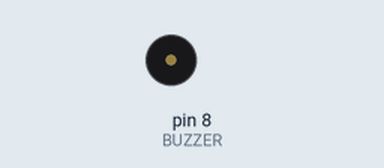
Simulated run of this sketch. Board: Arduino Uno, built with avr-gcc and run on an emulated ATmega328P. Shown: buzzer (waves = sounding).

Above: at 0.15 s.
At 11.0 s:
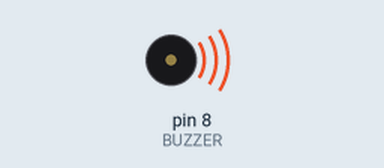
Timing chart, 0 to 12.9 s (numbered marks = the images above):
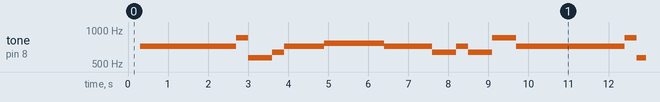

The sketch:

JBellsLOWversion.ino
```cpp
#define BUZZER 8

// Frequências da melodia (0 = pausa)
/*Notas: case 'c': tone=1915; break;
 case 'd': tone=1700; break;
 case 'e': tone=1519; break;
 case 'f': tone=1432; break;
 case 'g': tone=1275; break;
 case 'a': tone=1136; break;
 case 'b': tone=1014; break;
 case 'C': tone= 956; break;

 E,E,E2,E,E,E2,E,G,C2,D,E4,F,F,F,F,F,E,E,E0.5,E0.5,E,D,D,E,D2
 G2,E,E,E2,E,E,E2,E,G,C2,D,E4,F,F,F,F,F,E,E,E0.5,E0.5,G,G,F,D,C4
*/

int crazy_frog_melody[] = {
    716,716,716,716,
    716, 716, 716, 850, 568, 638, 716,
    760, 760, 760, 760, 760, 716, 716,
    716, 716, 716, 638, 638, 716, 638,850,
    716, 716,
    716, 716, 716, 716, 716, 850,568,
    638, 716, 760, 760, 760, 760, 760,
    716,716,716,716, 850, 850, 760, 638,
   	568
};

// Duração de cada nota em ms
/*E,E,E2,E,  ---4
  E,E2,E,G,C2,D,E4, ----7
  F,F,F,F,F,E,E, ----7
  E0.5,E0.5,E,D,D,E,D2,G2,--8
  E,E, --2
  E2,E,E,E2,E,G,C2, --7
  D,E4,F,F,F,F,F, ---7
  E,E,E0.5,E0.5,G,G,F,D, --8
  C4--1
*/
int crazy_frog_durations[] = {
    300 ,300,600,300, //----4
    300, 600, 300, 300, 600, 300, 1000,//---7
    300, 300, 300, 300, 300, 300, 300,//---7
    150, 150, 300, 300, 300, 300, 600, 600,//---8
    300, 300,//---2

    600, 300, 300, 600, 300, 300, 600,//---7
    300, 1000, 300, 300, 300, 300, 300,//---7C
    300, 300, 150, 150, 300, 300, 300, 300,//---8
    1000//---2


};


// Variáveis para controlo de timing
unsigned long previousTime = 0;
int currentNote = 0;
int totalNotes;

void setup() {
  pinMode(BUZZER, OUTPUT);
  totalNotes = sizeof(crazy_frog_melody) / sizeof(crazy_frog_melody[0]);
}

void loop() {
  unsigned long currentTime = millis();

  // Verifica se é hora de passar para a próxima nota
  if (currentTime - previousTime >= crazy_frog_durations[currentNote]) {
    // Para a nota atual antes de passar para a próxima
    noTone(BUZZER);

    currentNote++;

    // Verifica se chegou ao final da melodia
    if (currentNote >= totalNotes) {
      currentNote = 0;
      delay(1000); // Pequena pausa antes de repetir (não bloqueante por muito tempo)
    }

    // Toca a próxima nota (se não for pausa)
    if (crazy_frog_melody[currentNote] != 0) {
      tone(BUZZER, crazy_frog_melody[currentNote], crazy_frog_durations[currentNote]);
    }

    previousTime = currentTime;
  }
}
```

Measured:
- by itself, tone on pin 8 (BUZZER): plays 716 Hz for 2.4 s, 850 Hz for 0.30 s, 568 Hz for 0.60 s, 638 Hz for 0.30 s, 716 Hz for 1.0 s, 760 Hz for 1.5 s … (144 notes in this stretch)
